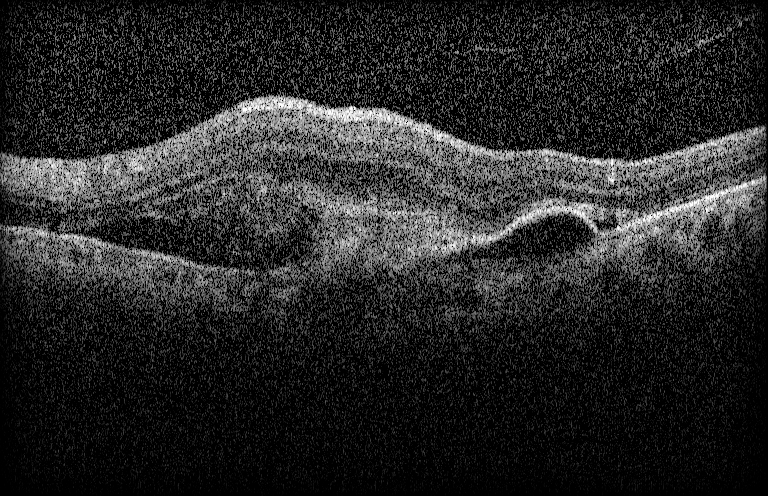
#> input picture test.jpg, 768 x 496 px; its folder holds only this picture in this run
$ python -i roi.py   (imports and definitions only)   (older library calls are emulated)
#> lines starting #> are read from the running program, lines starting #| are printed output that depends on the picture; after the words box and inside, x2 and y2 are one past the last pixel; in counts of white or black regions, pixels touching at a corner belong together
#> further down, picture is the input picture: shape (496, 768, 3); min 0, max 255, mean 39.5
### data/misc.py
""" Miscellaneous """

import cv2
import numpy as np
from scipy import ndimage


def pick_one_object_w_filled_holes(mask):
    """ return biggest object with filled holes
    """
    assert len(mask.shape) == 2, "len(mask.shape) != 2"
    #  fix some broken connection
    #  kernel = np.ones((10, 10), np.uint8)  # 20 is a magic number
    #  mask = cv2.dilate(mask, kernel, iterations=1)
    #  mask = cv2.erode(mask, kernel, iterations=1)
    #  fill the hole (ndimage.binary_fill_holes() return a binary mask)
    fixed_mask = np.asarray(ndimage.binary_fill_holes(mask) * 255, np.uint8)
    fixed_mask = pick_largest_object(fixed_mask) * fixed_mask
    return fixed_mask


def get_bb_location(mask):
    """ return (x_st, x_end, y_st, y_end)
    """
    assert len(mask.shape) == 2, "len(mask.shape) != 2"
    bbox = np.argwhere(mask)
    (y_st, x_st), (y_end, x_end) = bbox.min(0), bbox.max(0)
    return (x_st, x_end, y_st, y_end)


# [47 lines left out: functions crop_img, crop_img_w_offset, not called in this run]


def pick_largest_object(mask):
    """ return object of largest area
    args
        mask: threshold image (0 or 255)
    """
    connectivity = 8
    out_of_ccpn = cv2.connectedComponentsWithStats(mask, connectivity,
                                                   cv2.CV_32S)
    #  num_labels = out_of_ccpn[0]
    labels_matrix = out_of_ccpn[1]
    stats = out_of_ccpn[2]
    index_max_area = np.argmax(stats[1:, 4])
    return labels_matrix == (index_max_area + 1)


# [17 lines left out: functions scale_radius, vis_detection_result, not called in this run]

### data/roi.py
"""ROI detection"""
from __future__ import division
import sys
import time
from os import path
sys.path.append( path.dirname( path.dirname( path.abspath(__file__) ) ) )

# logging
from logging import getLogger, NullHandler
import cv2
import numpy as np
from skimage import feature
from skimage.measure import ransac, CircleModel
from misc import get_bb_location
from misc import pick_one_object_w_filled_holes


LOGGER = getLogger(__name__)
# [1 line not run here, left out]


def pre_roi_detection(img, img_path="None"):
    """
    input:
        img: numpy (BGR)
        img_path: str
    """
#> called with img_path = 'None'
    assert len(img.shape) == 3, "len(img.shape) != 3"
    gray_img = cv2.cvtColor(img, cv2.COLOR_BGR2GRAY)
    gray_img[gray_img>=np.percentile(gray_img, [99])] = 0   # np.percentile()求第99%分位的数值，把大数值归0
#> gray_img: shape (496, 768); min 0, max 199, mean 37.2
    blur_gray_img = cv2.GaussianBlur(gray_img, (5, 5), 0)   # 高斯滤波，高斯矩阵(5, 5)，标准差为0

    threshold = blur_gray_img.mean()
#> threshold = 37.19
    blur_gray_img_50l = blur_gray_img * (blur_gray_img < threshold)
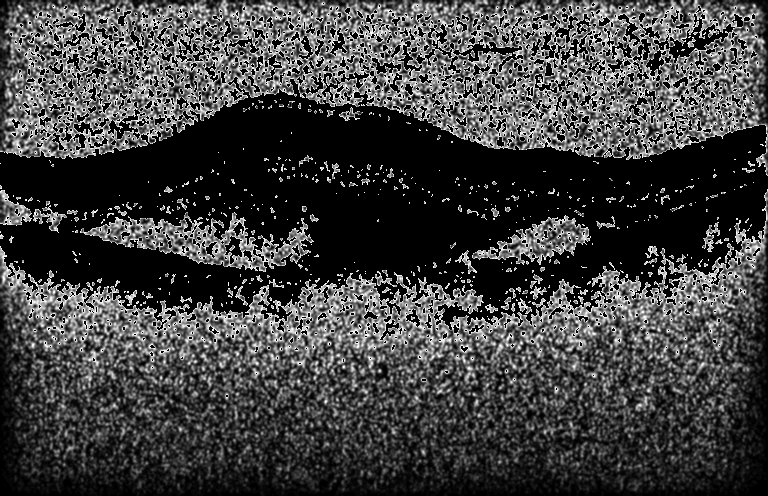
#> blur_gray_img_50l: shape (496, 768); min 0, max 37, mean 9.4; drawn with min black and max white

    # global thresholding
    _, th1 = cv2.threshold(gray_img, threshold, 255, cv2.THRESH_BINARY)
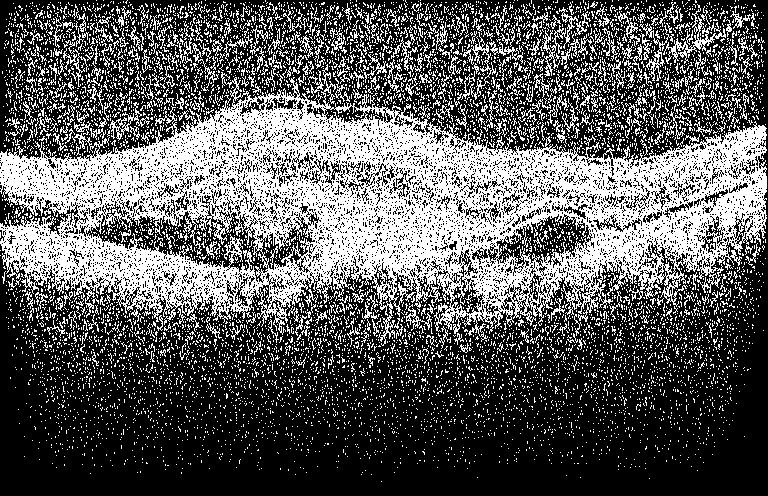
#> th1: shape (496, 768); 35.5% white in thin lines or dots
    #  Otsu's thresholding
    _, th2 = cv2.threshold(blur_gray_img_50l, 0, 255,
                           cv2.THRESH_BINARY + cv2.THRESH_OTSU)
#> th2: shape (496, 768); 30.1% white; 1652 white regions (1400 under 20 px), largest, box (x1, y1, x2, y2) and area: (0, 0, 768, 176) 56910, (0, 189, 768, 388) 29723, (80, 212, 314, 272) 4328
    th_total = th1 | th2
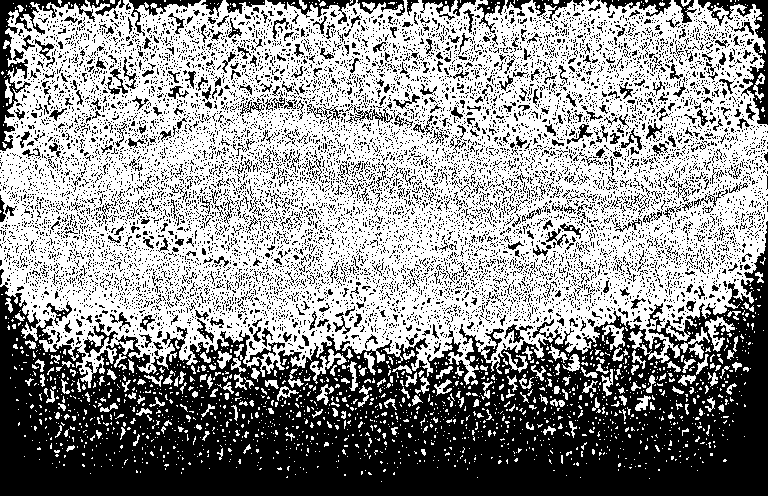
#> th_total: shape (496, 768); 57.2% white; 11837 black regions (11386 under 20 px), largest, box (x1, y1, x2, y2) and area: (0, 221, 768, 496) 103022, (0, 0, 95, 151) 2488, (698, 0, 768, 125) 1831

    try:
      # fill holes
      roi_mask = pick_one_object_w_filled_holes(th_total)
#> in pick_one_object_w_filled_holes, `fixed_mask = np.asarray(ndimage.binary_fill_holes(mask) * 255, np.uint8)`: fixed_mask: shape (496, 768); 71% white; 48 black regions (26 under 20 px), largest, box (x1, y1, x2, y2) and area: (0, 221, 768, 496) 102092, (0, 0, 88, 151) 2412, (698, 0, 768, 125) 1732
#> in pick_largest_object, `labels_matrix = out_of_ccpn[1]`:
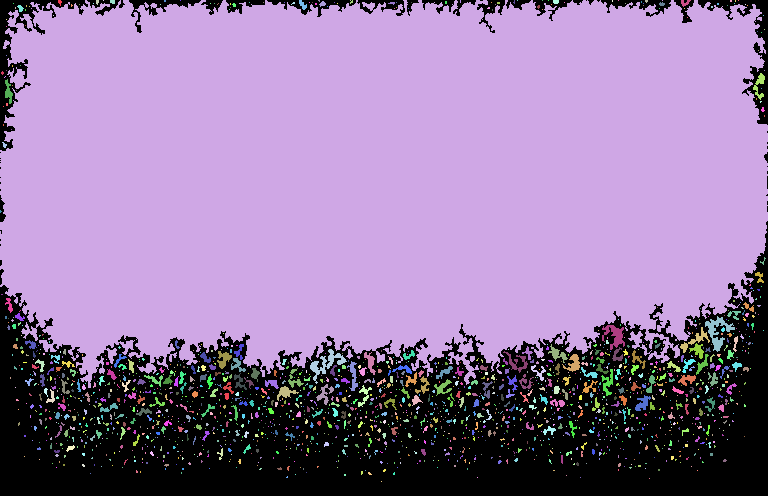
#> labels_matrix: shape (496, 768) int32; 1772 distinct labels, from 0 to 1771; one colour per label, 0 black
#> in pick_largest_object, `stats = out_of_ccpn[2]`: stats = 1772 rows, first 6: [0, 0, 768, 496, 110308], [58, 0, 4, 6, 15], [0, 0, 768, 388, 253762], [96, 0, 3, 5, 12], [103, 0, 1, 1, 1], [110, 0, 5, 4, 18]
#> in pick_largest_object, `index_max_area = np.argmax(stats[1:, 4])`: index_max_area = 1
#> in pick_largest_object, `return labels_matrix == (index_max_area + 1)`:
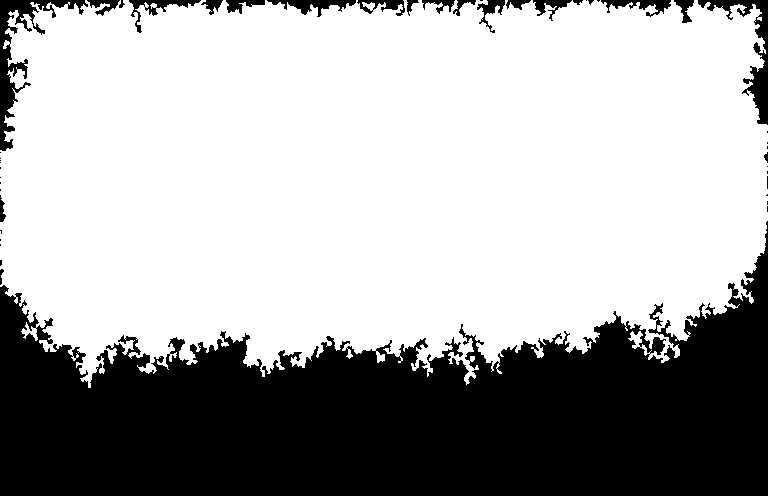
#> returned value: shape (496, 768) bool; 66.6% white; 47 black regions (25 under 20 px), largest, box (x1, y1, x2, y2) and area: (0, 221, 768, 496) 118244, (0, 0, 88, 151) 2623, (698, 0, 768, 125) 1908

      # check two-stages thresholding is successful or not
      heigh, width = gray_img.shape
#> heigh = 496; width = 768
      area = width * heigh
#> area = 380928
      percentage = cv2.countNonZero(roi_mask) / area
#> percentage = 0.666
      if percentage > 0.95:  # magic number
          LOGGER.warn('Two-stages thresholding fail for %s', img_path)

          # use global thresholding only
          roi_mask = pick_one_object_w_filled_holes(th1)
    except:
      h, w = gray_img.shape[:2]
      radius = int(h/2.)
      c_y = int(h/2.)
      c_x = int(w/2.)
      roi_mask = np.zeros(gray_img.shape[:2], dtype=np.uint8)
      cv2.circle(roi_mask, (c_x, c_y), radius, (255), -1, 8, 0)
    return roi_mask


def post_roi_detection(gray_img):
    """
    input:
        gray_img: numpy (one channel)
        img_path: str
    """
    assert len(gray_img.shape) == 2, "len(gray_img.shape) !=2"
    edges = feature.canny(gray_img, sigma=1)
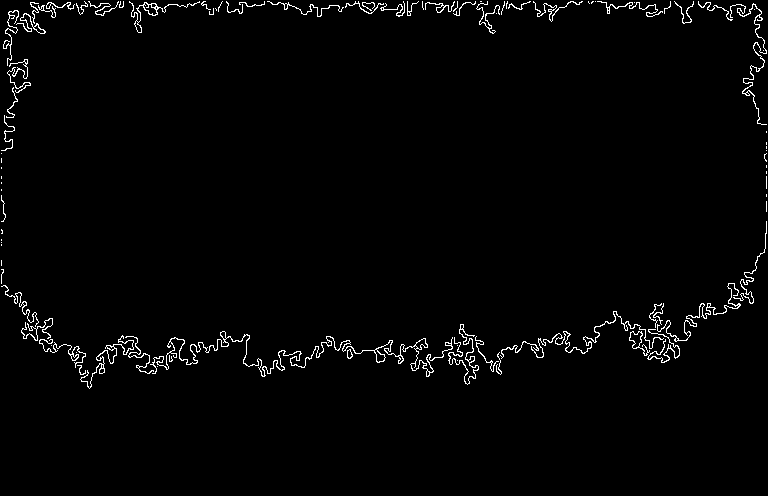
#> edges: shape (496, 768) bool; 1.9% white in thin lines or dots, all inside (x1, y1, x2, y2) = (1, 1, 767, 389)
    points = np.array(np.nonzero(edges)).T
#> points = 7053 pairs, first value 1 to 388, second value 1 to 766

    model_robust, inliers = ransac(points, CircleModel, min_samples=3,
                                   residual_threshold=1, max_trials=300)
    c_y, c_x, radius = model_robust.params
#> c_y = 9540.8; c_x = 312.6; radius = 9537.8
    return c_y, c_x, radius, points, inliers


def roi_detection(img, img_path="None"):
    """
    input:
        img: numpy (BGR)
        img_path: str
    output:
        c_y: int
        c_x: int
        radius: int
        y_st: int
        y_end: int
    """
    assert len(img.shape) == 3, "len(img.shape) != 3"

    #  t_start = time.time()
    # ROI detection
    pre_roi_mask = pre_roi_detection(img, img_path)

    c_y, c_x, radius, _, _ = post_roi_detection(pre_roi_mask)
#> c_y = 9540.8; c_x = 312.6; radius = 9537.8

    # check post_roi_detection
    h, w = img.shape[:2]
#> h = 496; w = 768
    if radius > w:
        LOGGER.warn('Post-ROI detection fail for %s', img_path)

        # use green channel to replace pre-ROI mask
        c_y, c_x, radius, _, _ = post_roi_detection(img[:, :, 1])
#> in post_roi_detection (call 2), `edges = feature.canny(gray_img, sigma=1)`:
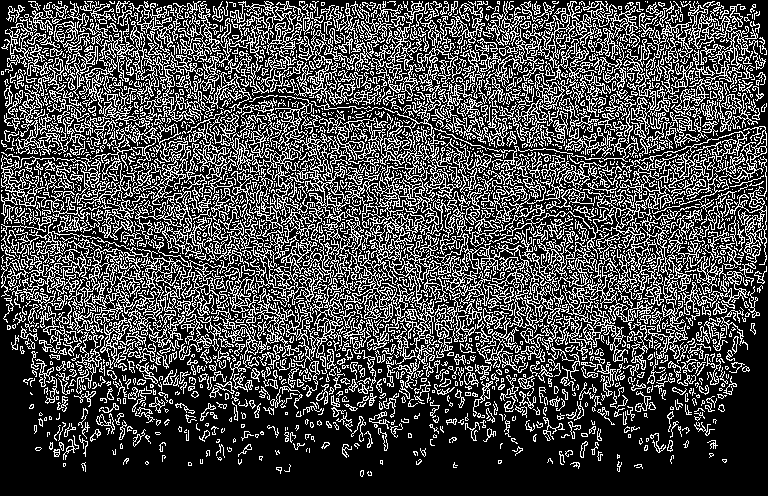
#> edges: shape (496, 768) bool; 29% white in thin lines or dots
#> in post_roi_detection (call 2), `points = np.array(np.nonzero(edges)).T`: points = 110549 pairs, first value 1 to 476, second value 1 to 766
#> in post_roi_detection (call 2), `c_y, c_x, radius = model_robust.params`: c_y = 230.8; c_x = 463.3; radius = 217.4
#> c_y = 230.8; c_x = 463.3; radius = 217.4

        # check post_roi_detection again
        if radius > w:
          radius = h/2.
          c_y = h/2.
          c_x = w/2.

    # get bounding box location
    _, _, y_st, y_end = get_bb_location(pre_roi_mask)
#> in get_bb_location, `bbox = np.argwhere(mask)`: bbox = 253762 pairs, first value 0 to 387, second value 0 to 767
#> in get_bb_location, `(y_st, x_st), (y_end, x_end) = bbox.min(0), bbox.max(0)`: y_st = 0; y_end = 387; x_end = 767
#> y_st = 0; y_end = 387
    #  t_end = time.time()
    #  print "It cost %f sec" % (t_end - t_start)

    return int(c_y), int(c_x), int(radius), y_st, y_end

>>> import cv2
>>> picture = cv2.imread('../test.jpg')
>>> result = roi_detection(picture)
#> result = (230, 463, 217, 0, 387)
